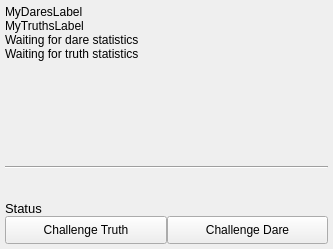
<?xml version="1.0" encoding="UTF-8"?>
<ui version="4.0">
 <class>TodGameWidget</class>
 <widget class="QWidget" name="TodGameWidget">
  <property name="geometry">
   <rect>
    <x>0</x>
    <y>0</y>
    <width>333</width>
    <height>249</height>
   </rect>
  </property>
  <property name="sizePolicy">
   <sizepolicy hsizetype="Expanding" vsizetype="Expanding">
    <horstretch>0</horstretch>
    <verstretch>0</verstretch>
   </sizepolicy>
  </property>
  <property name="windowTitle">
   <string>Form</string>
  </property>
  <property name="styleSheet">
   <string notr="true"/>
  </property>
  <layout class="QVBoxLayout" name="verticalLayout">
   <property name="spacing">
    <number>0</number>
   </property>
   <property name="leftMargin">
    <number>5</number>
   </property>
   <property name="topMargin">
    <number>5</number>
   </property>
   <property name="rightMargin">
    <number>5</number>
   </property>
   <property name="bottomMargin">
    <number>5</number>
   </property>
   <item>
    <widget class="QLabel" name="MyDaresLabel">
     <property name="text">
      <string>MyDaresLabel</string>
     </property>
    </widget>
   </item>
   <item>
    <widget class="QLabel" name="MyTruthsLabel">
     <property name="text">
      <string>MyTruthsLabel</string>
     </property>
    </widget>
   </item>
   <item>
    <widget class="QLabel" name="FriendDaresLabel">
     <property name="text">
      <string>Waiting for dare statistics</string>
     </property>
    </widget>
   </item>
   <item>
    <widget class="QLabel" name="FriendTruthsLabel">
     <property name="text">
      <string>Waiting for truth statistics</string>
     </property>
    </widget>
   </item>
   <item>
    <widget class="VidWidget" name="TruthOrDareWidget" native="true">
     <property name="sizePolicy">
      <sizepolicy hsizetype="Expanding" vsizetype="Expanding">
       <horstretch>0</horstretch>
       <verstretch>0</verstretch>
      </sizepolicy>
     </property>
    </widget>
   </item>
   <item>
    <widget class="Line" name="line_2">
     <property name="orientation">
      <enum>Qt::Horizontal</enum>
     </property>
    </widget>
   </item>
   <item>
    <layout class="QHBoxLayout" name="horizontalLayout_2">
     <item>
      <widget class="VxLabel" name="m_ChallengeImageLabel">
       <property name="sizePolicy">
        <sizepolicy hsizetype="Fixed" vsizetype="Fixed">
         <horstretch>0</horstretch>
         <verstretch>0</verstretch>
        </sizepolicy>
       </property>
       <property name="minimumSize">
        <size>
         <width>32</width>
         <height>32</height>
        </size>
       </property>
       <property name="maximumSize">
        <size>
         <width>32</width>
         <height>32</height>
        </size>
       </property>
       <property name="styleSheet">
        <string notr="true"/>
       </property>
       <property name="text">
        <string/>
       </property>
      </widget>
     </item>
     <item>
      <widget class="QLabel" name="m_ChallengeTextLabel">
       <property name="font">
        <font>
         <pointsize>11</pointsize>
        </font>
       </property>
       <property name="styleSheet">
        <string notr="true"/>
       </property>
       <property name="text">
        <string/>
       </property>
      </widget>
     </item>
    </layout>
   </item>
   <item>
    <widget class="QLabel" name="m_TodStatusLabel">
     <property name="sizePolicy">
      <sizepolicy hsizetype="Expanding" vsizetype="Preferred">
       <horstretch>0</horstretch>
       <verstretch>0</verstretch>
      </sizepolicy>
     </property>
     <property name="font">
      <font>
       <pointsize>10</pointsize>
      </font>
     </property>
     <property name="styleSheet">
      <string notr="true"/>
     </property>
     <property name="text">
      <string>Status</string>
     </property>
    </widget>
   </item>
   <item>
    <layout class="QHBoxLayout" name="horizontalLayout">
     <item>
      <widget class="QPushButton" name="m_TruthButton">
       <property name="sizePolicy">
        <sizepolicy hsizetype="Expanding" vsizetype="Fixed">
         <horstretch>0</horstretch>
         <verstretch>0</verstretch>
        </sizepolicy>
       </property>
       <property name="minimumSize">
        <size>
         <width>0</width>
         <height>28</height>
        </size>
       </property>
       <property name="maximumSize">
        <size>
         <width>16777215</width>
         <height>28</height>
        </size>
       </property>
       <property name="text">
        <string>Challenge Truth</string>
       </property>
      </widget>
     </item>
     <item>
      <widget class="QPushButton" name="m_DareButton">
       <property name="sizePolicy">
        <sizepolicy hsizetype="Expanding" vsizetype="Fixed">
         <horstretch>0</horstretch>
         <verstretch>0</verstretch>
        </sizepolicy>
       </property>
       <property name="minimumSize">
        <size>
         <width>0</width>
         <height>28</height>
        </size>
       </property>
       <property name="maximumSize">
        <size>
         <width>16777215</width>
         <height>28</height>
        </size>
       </property>
       <property name="text">
        <string>Challenge Dare</string>
       </property>
      </widget>
     </item>
    </layout>
   </item>
  </layout>
 </widget>
 <customwidgets>
  <customwidget>
   <class>VxLabel</class>
   <extends>QLabel</extends>
   <header>VxLabel.h</header>
  </customwidget>
  <customwidget>
   <class>VidWidget</class>
   <extends>QWidget</extends>
   <header>VidWidget.h</header>
   <container>1</container>
  </customwidget>
 </customwidgets>
 <resources/>
 <connections/>
</ui>
